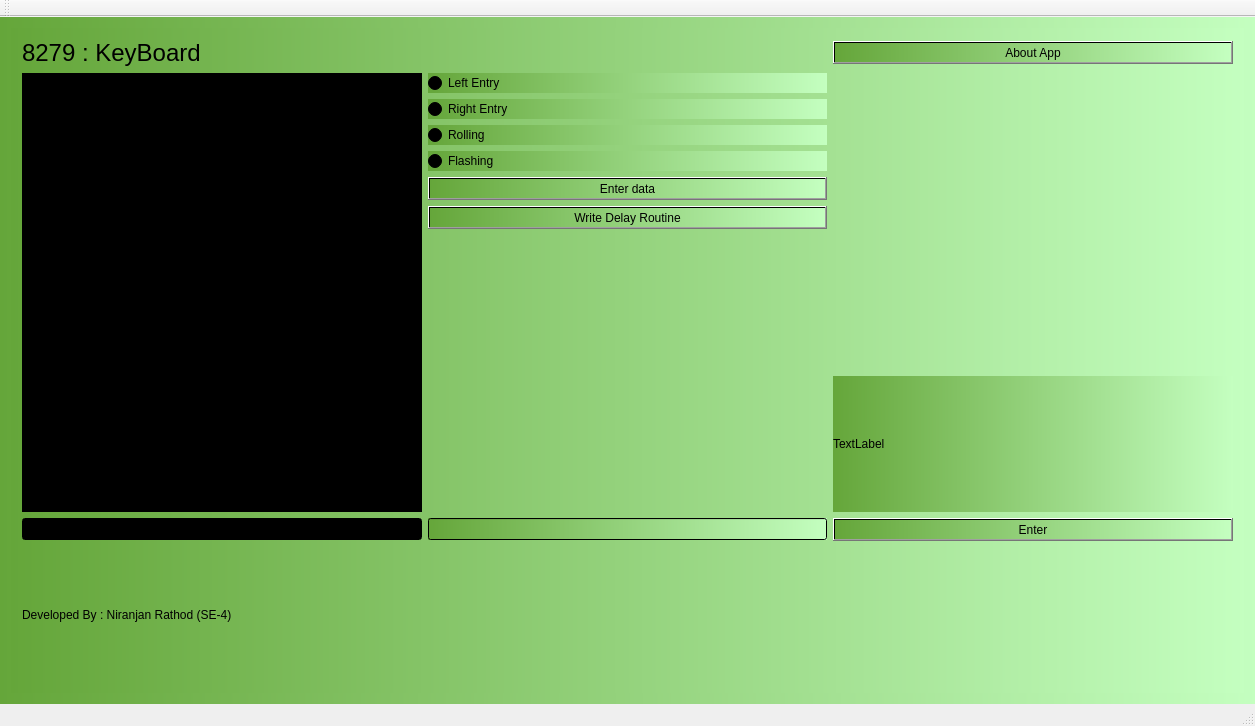
<?xml version="1.0" encoding="UTF-8"?>
<ui version="4.0">
 <class>MainWindow</class>
 <widget class="QMainWindow" name="MainWindow">
  <property name="enabled">
   <bool>true</bool>
  </property>
  <property name="geometry">
   <rect>
    <x>0</x>
    <y>0</y>
    <width>1255</width>
    <height>726</height>
   </rect>
  </property>
  <property name="sizePolicy">
   <sizepolicy hsizetype="Maximum" vsizetype="Preferred">
    <horstretch>0</horstretch>
    <verstretch>0</verstretch>
   </sizepolicy>
  </property>
  <property name="windowTitle">
   <string>MainWindow</string>
  </property>
  <widget class="QWidget" name="centralWidget">
   <property name="styleSheet">
    <string notr="true">background-color: qlineargradient(spread:pad, x1:0, y1:0, x2:1, y2:0, stop:0 rgba(101, 166, 58, 255), stop:1 rgba(196, 255, 192, 255))</string>
   </property>
   <layout class="QGridLayout" name="gridLayout_2">
    <item row="0" column="0">
     <widget class="QStackedWidget" name="stackedWidget">
      <property name="enabled">
       <bool>true</bool>
      </property>
      <property name="sizePolicy">
       <sizepolicy hsizetype="Preferred" vsizetype="Preferred">
        <horstretch>0</horstretch>
        <verstretch>0</verstretch>
       </sizepolicy>
      </property>
      <property name="maximumSize">
       <size>
        <width>1360</width>
        <height>680</height>
       </size>
      </property>
      <property name="currentIndex">
       <number>0</number>
      </property>
      <widget class="QWidget" name="page">
       <layout class="QGridLayout" name="gridLayout_3">
        <item row="0" column="0">
         <widget class="QLabel" name="label_2">
          <property name="font">
           <font>
            <pointsize>18</pointsize>
           </font>
          </property>
          <property name="styleSheet">
           <string notr="true">background-color: rgba(201, 255, 218,0);</string>
          </property>
          <property name="text">
           <string>8279 : KeyBoard</string>
          </property>
         </widget>
        </item>
        <item row="4" column="1">
         <widget class="QLineEdit" name="lineEdit"/>
        </item>
        <item row="4" column="0">
         <widget class="QLineEdit" name="terminal">
          <property name="styleSheet">
           <string notr="true">background-color : black; color : white</string>
          </property>
         </widget>
        </item>
        <item row="0" column="2">
         <widget class="QPushButton" name="about">
          <property name="text">
           <string>About App</string>
          </property>
         </widget>
        </item>
        <item row="4" column="2">
         <widget class="QPushButton" name="enter">
          <property name="text">
           <string>Enter</string>
          </property>
         </widget>
        </item>
        <item row="5" column="0">
         <widget class="QLabel" name="label_9">
          <property name="styleSheet">
           <string notr="true">background-color: rgba(184, 255, 217,0);</string>
          </property>
          <property name="text">
           <string>Developed By : Niranjan Rathod (SE-4)</string>
          </property>
         </widget>
        </item>
        <item row="1" column="1">
         <layout class="QGridLayout" name="gridLayout">
          <item row="0" column="0">
           <widget class="QRadioButton" name="Le">
            <property name="text">
             <string>Left Entry </string>
            </property>
           </widget>
          </item>
          <item row="1" column="0">
           <widget class="QRadioButton" name="Re">
            <property name="text">
             <string>Right Entry</string>
            </property>
           </widget>
          </item>
          <item row="2" column="0">
           <widget class="QRadioButton" name="Roll">
            <property name="text">
             <string>Rolling</string>
            </property>
           </widget>
          </item>
          <item row="3" column="0">
           <widget class="QRadioButton" name="Flash">
            <property name="text">
             <string>Flashing</string>
            </property>
           </widget>
          </item>
          <item row="4" column="0">
           <widget class="QPushButton" name="Enterdata">
            <property name="text">
             <string>Enter data</string>
            </property>
           </widget>
          </item>
          <item row="5" column="0">
           <widget class="QPushButton" name="wdr">
            <property name="text">
             <string>Write Delay Routine</string>
            </property>
           </widget>
          </item>
         </layout>
        </item>
        <item row="2" column="1">
         <widget class="QLabel" name="label">
          <property name="styleSheet">
           <string notr="true">background-color: rgba(164, 255, 190,0);</string>
          </property>
          <property name="text">
           <string/>
          </property>
         </widget>
        </item>
        <item row="1" column="2">
         <spacer name="horizontalSpacer">
          <property name="orientation">
           <enum>Qt::Horizontal</enum>
          </property>
          <property name="sizeHint" stdset="0">
           <size>
            <width>40</width>
            <height>20</height>
           </size>
          </property>
         </spacer>
        </item>
        <item row="3" column="2">
         <widget class="QLabel" name="blockdig">
          <property name="text">
           <string>TextLabel</string>
          </property>
          <property name="scaledContents">
           <bool>true</bool>
          </property>
         </widget>
        </item>
        <item row="1" column="0" rowspan="3">
         <widget class="QTextBrowser" name="display_terminal">
          <property name="styleSheet">
           <string notr="true">background-color : black; color : white</string>
          </property>
          <property name="html">
           <string>&lt;!DOCTYPE HTML PUBLIC &quot;-//W3C//DTD HTML 4.0//EN&quot; &quot;http://www.w3.org/TR/REC-html40/strict.dtd&quot;&gt;
&lt;html&gt;&lt;head&gt;&lt;meta name=&quot;qrichtext&quot; content=&quot;1&quot; /&gt;&lt;style type=&quot;text/css&quot;&gt;
p, li { white-space: pre-wrap; }
&lt;/style&gt;&lt;/head&gt;&lt;body style=&quot; font-family:'Ubuntu'; font-size:11pt; font-weight:400; font-style:normal;&quot;&gt;
&lt;p style=&quot;-qt-paragraph-type:empty; margin-top:0px; margin-bottom:0px; margin-left:0px; margin-right:0px; -qt-block-indent:0; text-indent:0px;&quot;&gt;&lt;br /&gt;&lt;/p&gt;&lt;/body&gt;&lt;/html&gt;</string>
          </property>
         </widget>
        </item>
       </layout>
      </widget>
      <widget class="QWidget" name="page_4">
       <layout class="QGridLayout" name="gridLayout_4">
        <item row="0" column="0">
         <widget class="QPushButton" name="return_3">
          <property name="text">
           <string>&lt;--- Return</string>
          </property>
         </widget>
        </item>
        <item row="0" column="1">
         <layout class="QVBoxLayout" name="verticalLayout_2">
          <item>
           <widget class="QTextBrowser" name="display_terminal_2">
            <property name="styleSheet">
             <string notr="true">background-color : black; color : white</string>
            </property>
            <property name="html">
             <string>&lt;!DOCTYPE HTML PUBLIC &quot;-//W3C//DTD HTML 4.0//EN&quot; &quot;http://www.w3.org/TR/REC-html40/strict.dtd&quot;&gt;
&lt;html&gt;&lt;head&gt;&lt;meta name=&quot;qrichtext&quot; content=&quot;1&quot; /&gt;&lt;style type=&quot;text/css&quot;&gt;
p, li { white-space: pre-wrap; }
&lt;/style&gt;&lt;/head&gt;&lt;body style=&quot; font-family:'Ubuntu'; font-size:11pt; font-weight:400; font-style:normal;&quot;&gt;
&lt;p style=&quot;-qt-paragraph-type:empty; margin-top:0px; margin-bottom:0px; margin-left:0px; margin-right:0px; -qt-block-indent:0; text-indent:0px;&quot;&gt;&lt;br /&gt;&lt;/p&gt;&lt;/body&gt;&lt;/html&gt;</string>
            </property>
           </widget>
          </item>
         </layout>
        </item>
        <item row="1" column="1">
         <widget class="QLineEdit" name="terminal_2">
          <property name="styleSheet">
           <string notr="true">background-color : black; color : white</string>
          </property>
         </widget>
        </item>
       </layout>
      </widget>
      <widget class="QWidget" name="page_2">
       <layout class="QGridLayout" name="gridLayout_5">
        <item row="0" column="0">
         <widget class="QPushButton" name="return_2">
          <property name="text">
           <string>&lt;--- Return</string>
          </property>
         </widget>
        </item>
        <item row="1" column="0">
         <layout class="QHBoxLayout" name="horizontalLayout">
          <property name="spacing">
           <number>0</number>
          </property>
          <item>
           <widget class="QLCDNumber" name="lcdNumber8">
            <property name="styleSheet">
             <string notr="true">color:red;background-color:black;</string>
            </property>
            <property name="digitCount">
             <number>1</number>
            </property>
            <property name="segmentStyle">
             <enum>QLCDNumber::Flat</enum>
            </property>
           </widget>
          </item>
          <item>
           <widget class="QLCDNumber" name="lcdNumber7">
            <property name="styleSheet">
             <string notr="true">color:red;background-color:black;</string>
            </property>
            <property name="digitCount">
             <number>1</number>
            </property>
            <property name="segmentStyle">
             <enum>QLCDNumber::Flat</enum>
            </property>
           </widget>
          </item>
          <item>
           <widget class="QLCDNumber" name="lcdNumber6">
            <property name="styleSheet">
             <string notr="true">color:red;background-color:black;</string>
            </property>
            <property name="digitCount">
             <number>1</number>
            </property>
            <property name="segmentStyle">
             <enum>QLCDNumber::Flat</enum>
            </property>
           </widget>
          </item>
          <item>
           <widget class="QLCDNumber" name="lcdNumber5">
            <property name="styleSheet">
             <string notr="true">color:red;background-color:black;</string>
            </property>
            <property name="digitCount">
             <number>1</number>
            </property>
            <property name="segmentStyle">
             <enum>QLCDNumber::Flat</enum>
            </property>
           </widget>
          </item>
          <item>
           <widget class="QLCDNumber" name="lcdNumber4">
            <property name="styleSheet">
             <string notr="true">color:red;background-color:black;</string>
            </property>
            <property name="digitCount">
             <number>1</number>
            </property>
            <property name="segmentStyle">
             <enum>QLCDNumber::Flat</enum>
            </property>
           </widget>
          </item>
          <item>
           <widget class="QLCDNumber" name="lcdNumber3">
            <property name="styleSheet">
             <string notr="true">color:red;background-color:black;
</string>
            </property>
            <property name="digitCount">
             <number>1</number>
            </property>
            <property name="segmentStyle">
             <enum>QLCDNumber::Flat</enum>
            </property>
           </widget>
          </item>
          <item>
           <widget class="QLCDNumber" name="lcdNumber2">
            <property name="styleSheet">
             <string notr="true">color:red;background-color:black;
</string>
            </property>
            <property name="digitCount">
             <number>1</number>
            </property>
            <property name="segmentStyle">
             <enum>QLCDNumber::Flat</enum>
            </property>
           </widget>
          </item>
          <item>
           <widget class="QLCDNumber" name="lcdNumber1">
            <property name="styleSheet">
             <string notr="true">color:red;background-color:black;</string>
            </property>
            <property name="digitCount">
             <number>1</number>
            </property>
            <property name="segmentStyle">
             <enum>QLCDNumber::Flat</enum>
            </property>
           </widget>
          </item>
         </layout>
        </item>
       </layout>
      </widget>
      <widget class="QWidget" name="page_3">
       <layout class="QGridLayout" name="gridLayout_6">
        <item row="0" column="0">
         <widget class="QLabel" name="label_8">
          <property name="text">
           <string>&lt;html&gt;&lt;head/&gt;&lt;body&gt;&lt;p&gt;&lt;span style=&quot; color:#4210d8;&quot;&gt;Copy All Image Files From Project Directory to build directory.&lt;/span&gt;&lt;/p&gt;&lt;p&gt;&lt;span style=&quot; color:#000000;&quot;&gt;Best viewd in 1080p.&lt;/span&gt;&lt;/p&gt;&lt;p&gt;This application is developed to simulate the &lt;span style=&quot; color:#ff0000;&quot;&gt;Environment of&lt;/span&gt;&lt;/p&gt;&lt;p&gt;&lt;span style=&quot; color:#ff0000;&quot;&gt;MIT KIT Assignment Practicals &lt;/span&gt;&lt;span style=&quot; color:#000000;&quot;&gt;for those who haven't practiced them well in Lab.&lt;/span&gt;&lt;/p&gt;&lt;p&gt;These Applications are rapidly developed within duration of&lt;span style=&quot; color:#00aa00;&quot;&gt; two&lt;/span&gt; days.&lt;/p&gt;&lt;p&gt;Therefore this application may not meet &lt;span style=&quot; color:#00aa00;&quot;&gt;expection&lt;/span&gt; of many users.&lt;/p&gt;&lt;p&gt;Still having something to practise is always better than having nothing.&lt;/p&gt;&lt;p&gt;Note that &lt;span style=&quot; color:#00aa00;&quot;&gt;Only 8251&lt;/span&gt; have 'Simulated Compiler' support. &lt;/p&gt;&lt;p&gt;So be Careful and type ONLY valid codes. If you are facing any problem &lt;/p&gt;&lt;p&gt;with this application &lt;/p&gt;&lt;p&gt;&lt;span style=&quot; color:#ff0000;&quot;&gt;1]&lt;/span&gt; Please Use &lt;span style=&quot; color:#ff0000;&quot;&gt;sample code&lt;/span&gt; given in Project directoy.&lt;/p&gt;&lt;p&gt;&lt;span style=&quot; color:#ff0000;&quot;&gt;2] &lt;/span&gt;Or refer to &lt;span style=&quot; color:#ff0000;&quot;&gt;video &lt;/span&gt;given in same directory.&lt;/p&gt;&lt;p&gt;and if you like to develop things you are always &lt;span style=&quot; color:#00aa00;&quot;&gt;welcome to contribute&lt;/span&gt;&lt;/p&gt;&lt;p&gt;to repository.&lt;br/&gt;-Niranjan Rathod &lt;/p&gt;&lt;p&gt;For Details and bugs report and Review :P : Whatsapp at 7276757446&lt;/p&gt;&lt;p&gt;&lt;br/&gt;&lt;/p&gt;&lt;/body&gt;&lt;/html&gt;</string>
          </property>
         </widget>
        </item>
       </layout>
      </widget>
     </widget>
    </item>
   </layout>
  </widget>
  <widget class="QMenuBar" name="menuBar">
   <property name="geometry">
    <rect>
     <x>0</x>
     <y>0</y>
     <width>1255</width>
     <height>25</height>
    </rect>
   </property>
  </widget>
  <widget class="QToolBar" name="mainToolBar">
   <attribute name="toolBarArea">
    <enum>TopToolBarArea</enum>
   </attribute>
   <attribute name="toolBarBreak">
    <bool>false</bool>
   </attribute>
  </widget>
  <widget class="QStatusBar" name="statusBar"/>
 </widget>
 <layoutdefault spacing="6" margin="11"/>
 <resources/>
 <connections/>
</ui>
